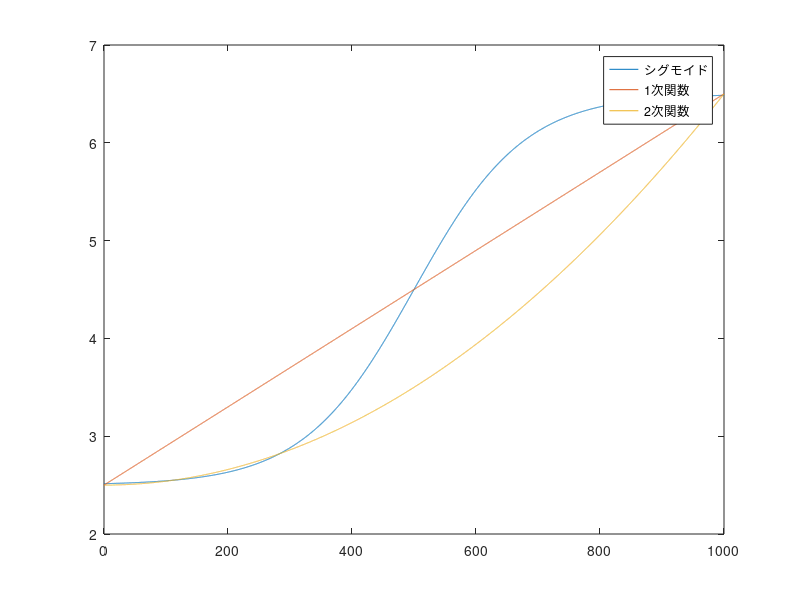

The MATLAB source for this figure:
straight = 1000;
adjust_x = 25; % 始まりがちゃんとminになるように調整する定数
adjust_y = -0; % 始まりがちゃんとminになるように調整する定数
gain = 0.45; % 傾きのかわり具合が変わる

facter = straight/adjust_x;
radius = 0:0.1:straight;
max = 6.5;
min = 2.5;
velo = (1 ./ (1 + exp(-(gain/facter)*radius+(adjust_x / 2)*gain))) * (max-min) + min + adjust_y ;

plot(radius, velo)

linear = linspace(min, max, length(radius));
quadratic = 1e-3 .* radius .* radius * ((max - min) / straight) + min;
hold on
plot(radius, linear)
plot(radius, quadratic)
hold off

legend('シグモイド', '1次関数', '2次関数')